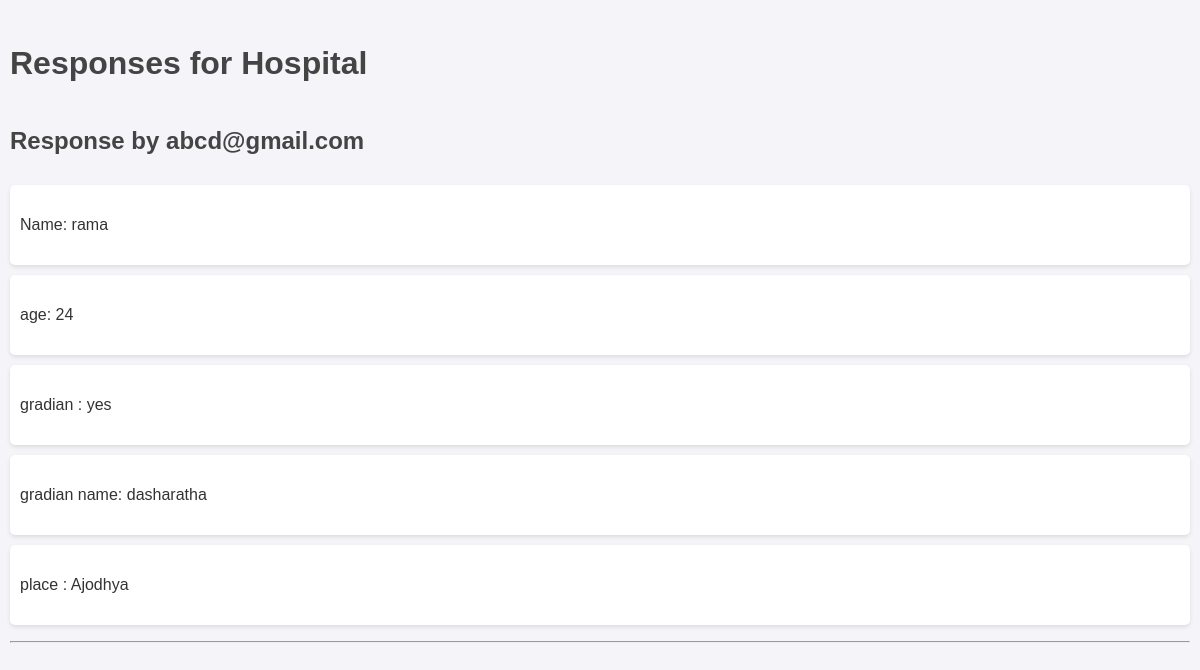
Page /form/11/responses/ on the committed database.
### forms/models.py (models this page shows, shortened)
class Form(models.Model):
    title = models.CharField(max_length=200)
    description = models.TextField(blank=True, null=True)
    created_at = models.DateTimeField(auto_now_add=True)

class Response(models.Model):
    form = models.ForeignKey(Form, on_delete=models.CASCADE, related_name='responses')
    respondent_name = models.CharField(max_length=100, blank=True, null=True)
    submitted_at = models.DateTimeField(auto_now_add=True)

class Answer(models.Model):
    response = models.ForeignKey(Response, on_delete=models.CASCADE, related_name='answers')
    question = models.ForeignKey(Question, on_delete=models.CASCADE)
    answer_text = models.TextField(blank=True, null=True)

class Question(models.Model):
    QUESTION_TYPES = [
        ('text', 'Text'),
        ('integer', 'Integer'),
        ('mcq_single', 'Multiple Choice (Single Correct)'),
        ('mcq_multiple', 'Multiple Choice (Multiple Correct)'),
    ]
    form = models.ForeignKey(Form, on_delete=models.CASCADE, related_name='questions')
    text = models.CharField(max_length=500)
    question_type = models.CharField(max_length=50, choices=QUESTION_TYPES)
    required = models.BooleanField(default=False)
    options = models.TextField(blank=True, null=True)
    include_in_calculations = models.BooleanField(default=False, verbose_name="Include in totals/averages")
    parent_question = models.ForeignKey('self', on_delete=models.SET_NULL, null=True, blank=True, related_name='child_questions')
    trigger_answer = models.CharField(max_length=200, blank=True, null=True)  # Answer that triggers this question

### forms/views.py (the view)
# urls.py: path('form/<int:form_id>/responses/', views.view_responses, name='view_responses'),
def view_responses(request, form_id):
    form = get_object_or_404(Form, id=form_id)
    responses = form.responses.all()
    response_data = []
    for response in responses:
        total = 0
        count = 0
        numbers = []
        for answer in response.answers.all():
            if (answer.question.question_type == 'integer' and
                answer.question.include_in_calculations and
                answer.answer_text):
                try:
                    num = int(answer.answer_text)
                    numbers.append(num)
                    total += num
                    count += 1
                    print(f"Added to calculations: {num}")
                except ValueError:
                    print(f"Failed to convert to integer: {answer.answer_text}")
                    pass
        avg = total / count if count > 0 else 0
        response_data.append({
            'response': response,
            'total': total,
            'average': avg,
            'numbers': numbers
        })
    return render(request, 'forms/view_responses.html', {
        'form': form,
        'response_data': response_data
    })

### forms/templates/forms/view_responses.html (shortened to what this page needs)
<!DOCTYPE html>
<html>
<head>
    {% load static %}
    <link rel="stylesheet" href="{% static 'forms/style.css' %}">
</head>
<body>
    <h1>Responses for {{ form.title }}</h1>
    {% for data in response_data %}
        <h2>Response by {{ data.response.respondent_name }}</h2>
        <ul>
            {% for answer in data.response.answers.all %}
                <li>{{ answer.question.text }}: {{ answer.answer_text }}</li>
            {% endfor %}
        </ul>
        <hr>
    {% endfor %}
</body>
</html>

### forms/static/forms/style.css (style rules this page uses)
body { font-family: Arial, sans-serif; margin: 20px; }
h1 { color: #333; }
body { font-family: 'Arial', sans-serif; background-color: #f4f4f9; color: #333; margin: 0; padding: 10px; line-height: 2.0; }
h1, h2 { color: #444; }
ul { list-style-type: none; padding: 0; }
ul li { display: flex; justify-content: space-between; align-items: center; background: white; margin: 10px 0; padding: 10px; border-radius: 5px; box-shadow: 0 2px 4px rgba(0, 0, 0, 0.1); min-height: 60px; }

### rows in the picture
Form: title "Hospital"
Response: response.respondent_name "abcd@gmail.com"
Answer: question.text "Name", answer_text "rama"
Answer: question.text "age", answer_text "24"
Answer: question.text "gradian", answer_text "yes"
Answer: question.text "gradian name", answer_text "dasharatha"
Answer: question.text "place", answer_text "Ajodhya"
